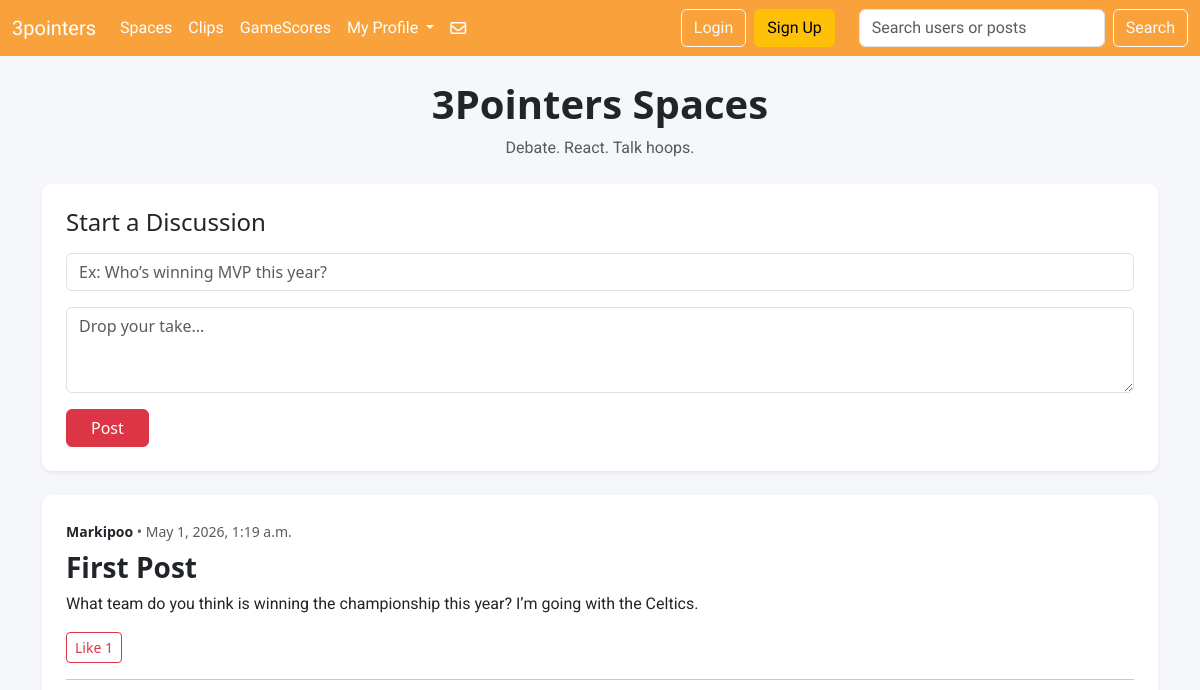
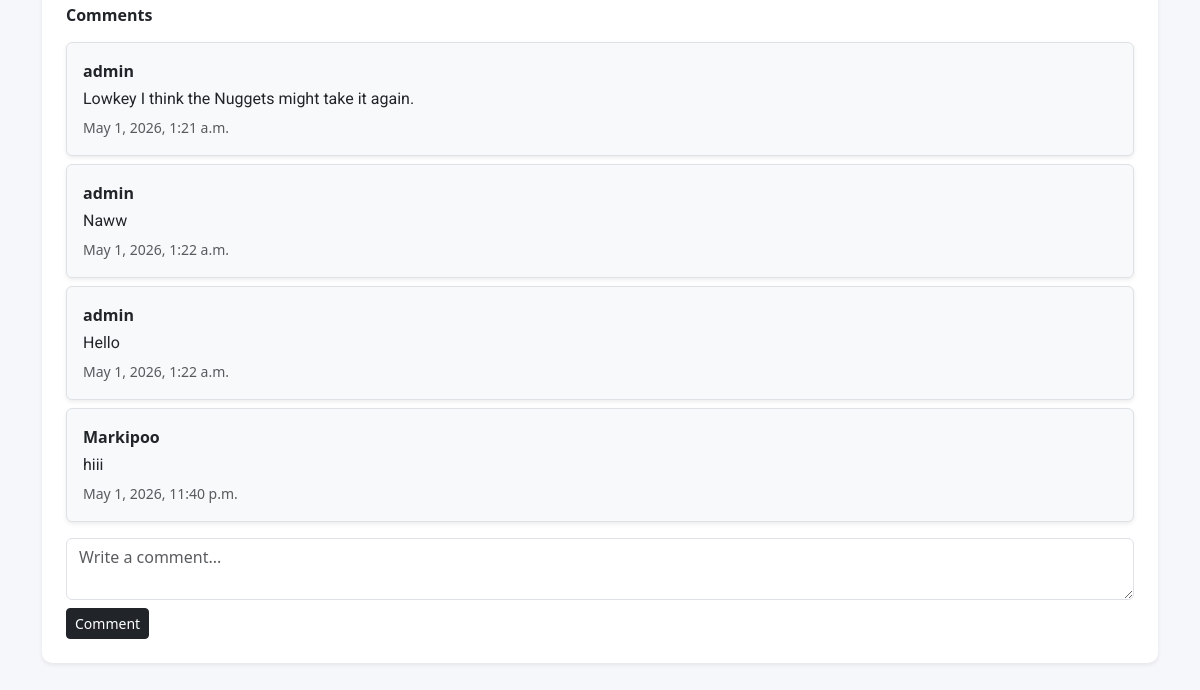
Page /spaces/ on the earlier database version (2 pictures, top to bottom).
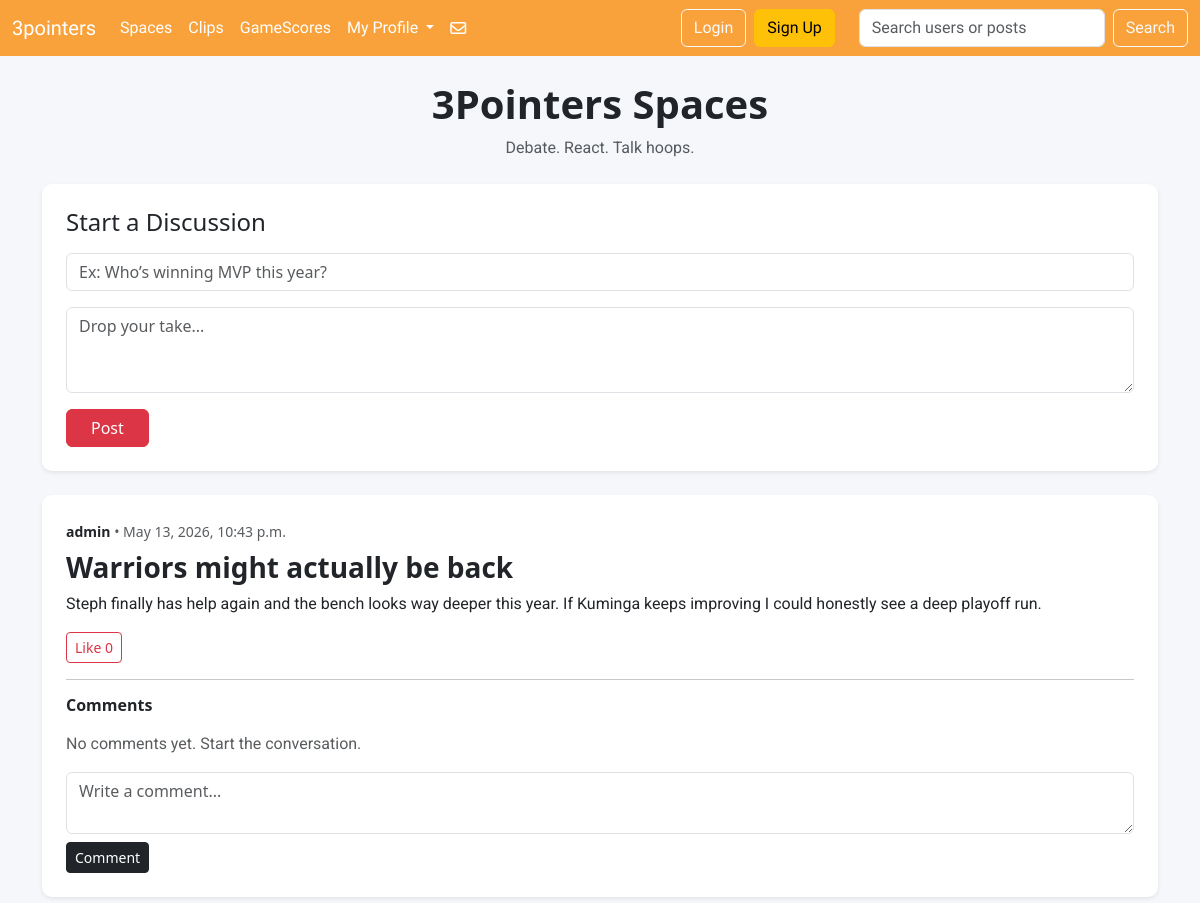
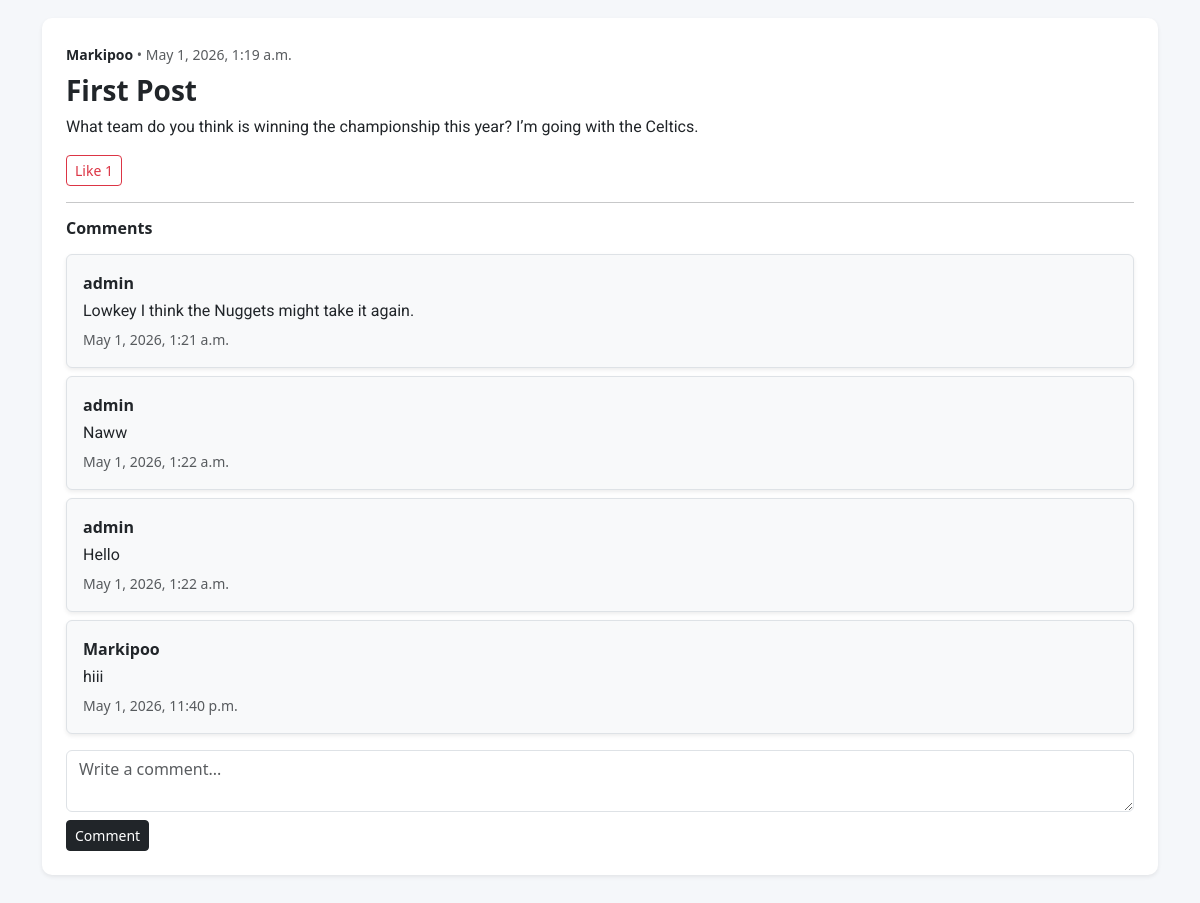
Same page on the later database version (2 pictures, top to bottom).
### sportApp/models.py (models this page shows)
class SpacePost(models.Model):
    user = models.ForeignKey(User, on_delete=models.CASCADE)
    title = models.CharField(max_length=200)
    message = models.TextField()
    likes = models.ManyToManyField(User, related_name="liked_space_posts", blank=True)
    created_at = models.DateTimeField(auto_now_add=True)
    def total_likes(self):
        return self.likes.count()

class SpaceComment(models.Model):
    post = models.ForeignKey(SpacePost, on_delete=models.CASCADE, related_name="comments")
    user = models.ForeignKey(User, on_delete=models.CASCADE)
    comment = models.TextField()
    created_at = models.DateTimeField(auto_now_add=True)

### sportApp/views.py (the view, shortened to what this page needs)
# urls.py: path("spaces/", views.spaces, name="spaces"),
def spaces(request):
    posts = SpacePost.objects.all().order_by("-created_at")
    return render(request, "spaces.html", {"posts": posts})

### sportApp/templates/spaces.html (shortened to what this page needs)
{% extends "base.html" %}
{% load static %}
{% block content %}
<div class="container-fluid py-4" style="background-color: #f5f7fa; min-height: 100vh;">
  <div class="container">
    <div class="text-center mb-4">
        <h1 class="fw-bold">3Pointers Spaces</h1>
        <p class="text-muted">Debate. React. Talk hoops.</p>
    </div>
    <div class="card shadow-sm border-0 mb-4"
         style="background-color: #ffffff; border-radius: 10px; border-left: 5px solid #dc3545;">
        <div class="card-body p-4">
            <h4 class="mb-3">Start a Discussion</h4>
            <form method="POST">
                <input type="text"
                       name="title"
                       class="form-control mb-3"
                       placeholder="Ex: Who’s winning MVP this year?">
                <textarea name="message"
                          class="form-control mb-3"
                          rows="3"
                          placeholder="Drop your take..."></textarea>
                <button type="submit"
                        class="btn btn-danger px-4">
                    Post
                </button>
            </form>
        </div>
    </div>
    {% for post in posts %}
        <div class="card shadow-sm border-0 mb-4"
             style="background-color: #ffffff; border-radius: 10px; border-left: 5px solid #0d6efd;">
            <div class="card-body p-4">
                <small class="text-muted">
                    <a href="{% url 'dm_chat' post.user.username %}"
                       class="text-decoration-none text-dark fw-bold">
                        {{ post.user.username }}
                    </a>
                    • {{ post.created_at }}
                </small>
                <h3 class="fw-bold mt-2">
                    {{ post.title }}
                </h3>
                <p class="mb-3">
                    {{ post.message }}
                </p>
                <form method="POST" class="mb-3">
                    <button type="submit"
                            class="btn btn-outline-danger btn-sm">
                        Like {{ post.total_likes }}
                    </button>
                </form>
                <hr>
                <h6 class="fw-bold mb-3">
                    Comments
                </h6>
                {% for comment in post.comments.all %}
                    <div class="bg-light border rounded p-3 mb-2 shadow-sm">
                        <strong>
                            <a href="{% url 'dm_chat' comment.user.username %}"
                               class="text-decoration-none text-dark">
                                {{ comment.user.username }}
                            </a>
                        </strong>
                        <p class="mb-1 mt-1">
                            {{ comment.comment }}
                        </p>
                        <small class="text-muted">
                            {{ comment.created_at }}
                        </small>
                    </div>
                {% empty %}
                    <p class="text-muted">
                        No comments yet. Start the conversation.
                    </p>
                {% endfor %}
                <form method="POST" class="mt-3">
                    <textarea name="comment"
                              class="form-control mb-2"
                              rows="2"
                              placeholder="Write a comment..."></textarea>
                    <button type="submit"
                            class="btn btn-dark btn-sm">
                        Comment
                    </button>
                </form>
            </div>
        </div>
    {% endfor %}
  </div>
</div>
{% endblock %}

Differences in the rows shown:
added SpacePost: user.username "admin", created_at "May 13, 2026, 10:43 p.m.", title "Warriors might actually be back", message "Steph finally has help again and the bench looks way deeper this year. If Kuminga keeps improving I could honestly see a deep playoff run.", total_likes "0"
